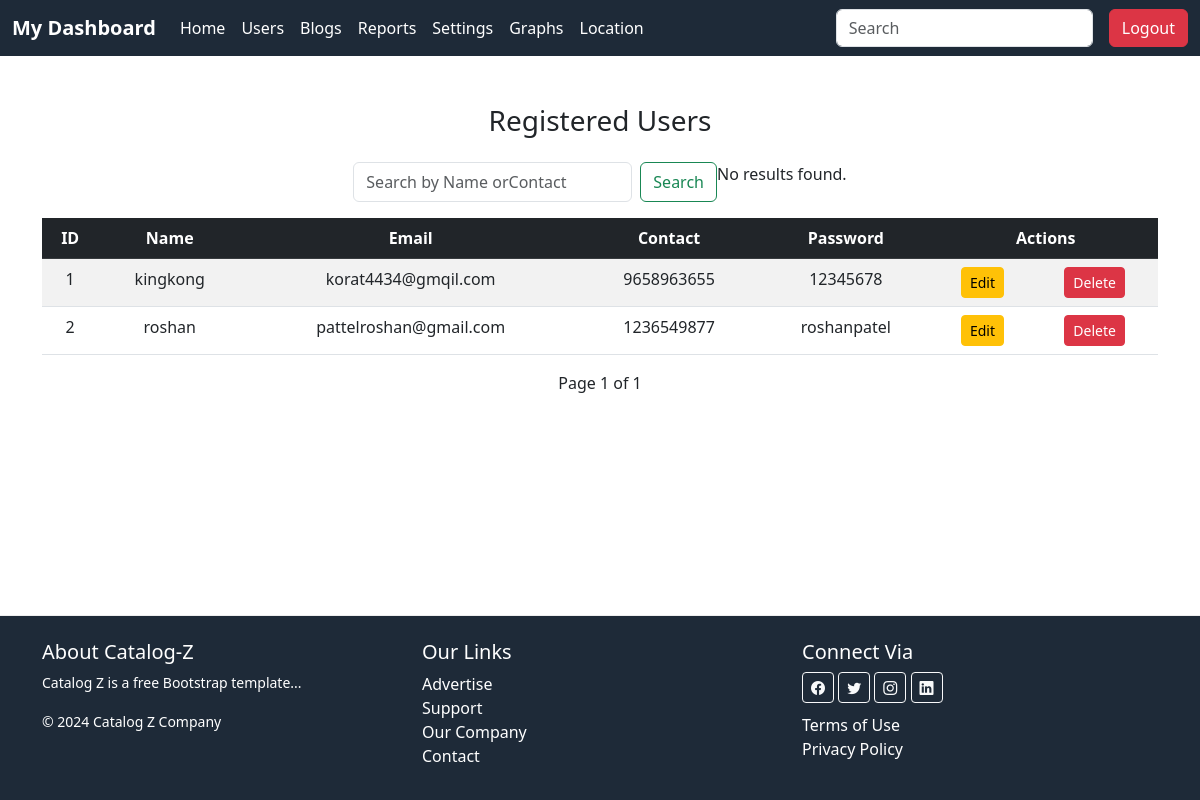
Before: /users/ with the older database file.
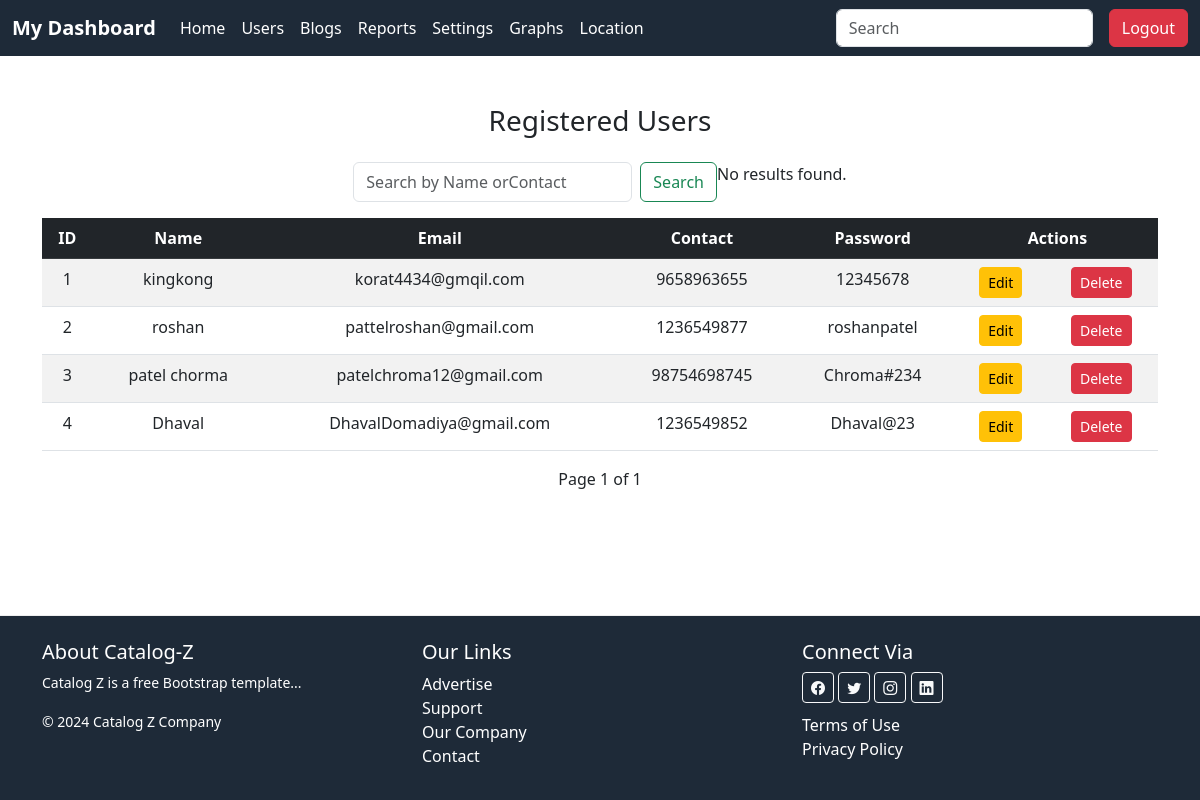
After: the same page with the newer database file.
### mysiteapp/models.py (models this page shows)
class Register(models.Model):
    name = models.CharField(max_length=30)
    email = models.EmailField(unique=True)
    contact = models.CharField(max_length=10)
    password = models.CharField(max_length=100)

### mysiteapp/views.py (the view)
# urls.py: path("users/", views.users_page, name="users"),
def users_page(req):
    if "submit" in req.POST:
        search_query = req.GET.get("search")
        data = Register.objects.filter(new_collection=search_query).values()
        return render(req, "users.html",{"data":data})
    data = Register.objects.all()
    paginator = Paginator(data,10)  # Show 25 contacts per page.
    page_number = req.GET.get("page")
    page_obj = paginator.get_page(page_number)
    return render(req, "users.html", {"page_obj": page_obj})   # fetch all users from DB

### mysiteapp/templates/users.html (shortened to what this page needs)
{% load static %}
<!DOCTYPE html>
<html lang="en">
<head>
  <link href="https://cdn.jsdelivr.net/npm/bootstrap@5.3.0/dist/css/bootstrap.min.css" rel="stylesheet">
</head>
<body>
  {% include "nav.html" %}
  <div class="container mt-5">
    <h3 class="mb-4 text-center">Registered Users</h3>
    <form method="GET" action="/search" class="d-flex justify-content-center mb-3">
      <input class="form-control w-25" type="search" placeholder="Search by Name orContact" name="query" value="{{ query|default:'' }}">
      <button class="btn btn-outline-success ms-2" type="submit">Search</button>
      {% if data %}
        <ul>
            {% for user in results %}
                <li>{{ user.contact }} - {{ user.name }}</li>
            {% endfor %}
        </ul>
      {% else %}
        <p>No results found.</p>
      {% endif %}
    </form>
    {% if page_obj %}
      <table class="table table-striped table-hover text-center">
        <thead class="table-dark">
          <tr>
            <th>ID</th>
            <th>Name</th>
            <th>Email</th>
            <th>Contact</th>
            <th>Password</th>
            <th colspan="2">Actions</th>
          </tr>
        </thead>
        <tbody>
          {% for user in page_obj %}
          <tr>
            <td>{{ user.id }}</td>
            <td>{{ user.name }}</td>
            <td>{{ user.email }}</td>
            <td>{{ user.contact }}</td>
            <td>{{ user.password }}</td>
            <td><a href="/edit/{{user.id}}" class="btn btn-warning btn-sm">Edit</a></td>
            <td><a href="/delete/{{user.id}}" class="btn btn-danger btn-sm">Delete</a></td>
          </tr>
          {% endfor %}
        </tbody>
      </table>
    {% else %}
      <p class="text-center text-muted">No users found.</p>
    {% endif %}
  </div>
    <div class="pagination d-flex justify-content-center">
      <span class="mx-3">Page {{ page_obj.number }} of {{ page_obj.paginator.num_pages }}</span>
    </div>
    {% include 'footer.html' %}
</body>
</html>

### mysiteapp/templates/nav.html (shortened to what this page needs)
{% load static %}
<!DOCTYPE html>
<html lang="en">
<head>
  <link href="https://cdn.jsdelivr.net/npm/bootstrap@5.3.0/dist/css/bootstrap.min.css" rel="stylesheet">
  <link rel="stylesheet" href="https://cdn.jsdelivr.net/npm/bootstrap-icons@1.10.5/font/bootstrap-icons.css">
</head>
<body style="display:flex;flex-direction:column;min-height:100vh;">
  <nav class="navbar navbar-expand-lg" style="background:#1e2a38;">
    <div class="container-fluid ">
      <a class="navbar-brand text-white fw-bold" href="#">My Dashboard</a>
    <div class="collapse navbar-collapse" id="navbarSupportedContent">
        <ul class="navbar-nav me-auto mb-2 mb-lg-0">
          <li class="nav-item">
            <a class="nav-link text-white active" href="#">Home</a>
          </li>
          <li class="nav-item"><a class="nav-link text-white" href="{% url 'users' %}">Users</a></li>
          <li class="nav-item">
              <li><a class="nav-link text-white" href="{% url 'blogs' %}">Blogs</a></li>
              <li><a class="nav-link text-white" href="#">Reports</a></li>
              <li><a class="nav-link text-white" href="#">Settings</a></li>
          </li>
          <li class="nav-item">
            <a class="nav-link text-white" href="#">Graphs</a>
          </li>
          <li class="nav-item">
            <a class="nav-link text-white" href="#">Location</a>
          </li>
        </ul>
        <form class="d-flex me-3">
          <input class="form-control" type="search" placeholder="Search">
        </form>
        <a href="{% url 'login' %}" class="btn btn-danger">Logout</a>
    </div>
    </div>
  </nav>
</body>
</html>

### mysiteapp/templates/footer.html (shortened to what this page needs)
{% load static %}
<!DOCTYPE html>
<html lang="en">
<head>
  <link href="https://cdn.jsdelivr.net/npm/bootstrap@5.3.0/dist/css/bootstrap.min.css" rel="stylesheet">
  <link rel="stylesheet" href="https://cdn.jsdelivr.net/npm/bootstrap-icons@1.10.5/font/bootstrap-icons.css">
</head>
<body style="display:flex;flex-direction:column;min-height:100vh;">
  <footer class="footer-area pt-4 pb-3" style="margin-top:auto;border-top:1px solid #eee; background:#1e2a38; color:white;">
    <div class="container">
      <div class="row">
        <div class="col-md-4">
          <h5 class="text-white">About Catalog-Z</h5>
          <p style="font-size:14px;">Catalog Z is a free Bootstrap template...</p>
          <small>© 2024 Catalog Z Company</small>
        </div>
        <div class="col-md-4">
          <h5 class="text-white">Our Links</h5>
          <ul style="list-style:none;padding:0;">
            <li><a href="#" class="text-decoration-none text-white">Advertise</a></li>
            <li><a href="#" class="text-decoration-none text-white">Support</a></li>
            <li><a href="#" class="text-decoration-none text-white">Our Company</a></li>
            <li><a href="#" class="text-decoration-none text-white">Contact</a></li>
          </ul>
        </div>
        <div class="col-md-4">
          <h5 class="text-white">Connect Via</h5>
          <div>
            <a href="#" class="btn btn-outline-light btn-sm"><i class="bi bi-facebook"></i></a>
            <a href="#" class="btn btn-outline-light btn-sm"><i class="bi bi-twitter"></i></a>
            <a href="#" class="btn btn-outline-light btn-sm"><i class="bi bi-instagram"></i></a>
            <a href="#" class="btn btn-outline-light btn-sm"><i class="bi bi-linkedin"></i></a>
          </div>
          <ul style="list-style:none;padding:0;margin-top:10px;">
            <li><a href="#" class="text-decoration-none text-white">Terms of Use</a></li>
            <li><a href="#" class="text-decoration-none text-white">Privacy Policy</a></li>
          </ul>
        </div>
      </div>
    </div>
  </footer>
</body>
</html>

Changed rows visible on the page:
added Register: id "3", name "patel chorma", email "patelchroma12@gmail.com", contact "98754698745", password "Chroma#234"
added Register: id "4", name "Dhaval", email "DhavalDomadiya@gmail.com", contact "1236549852", password "Dhaval@23"
